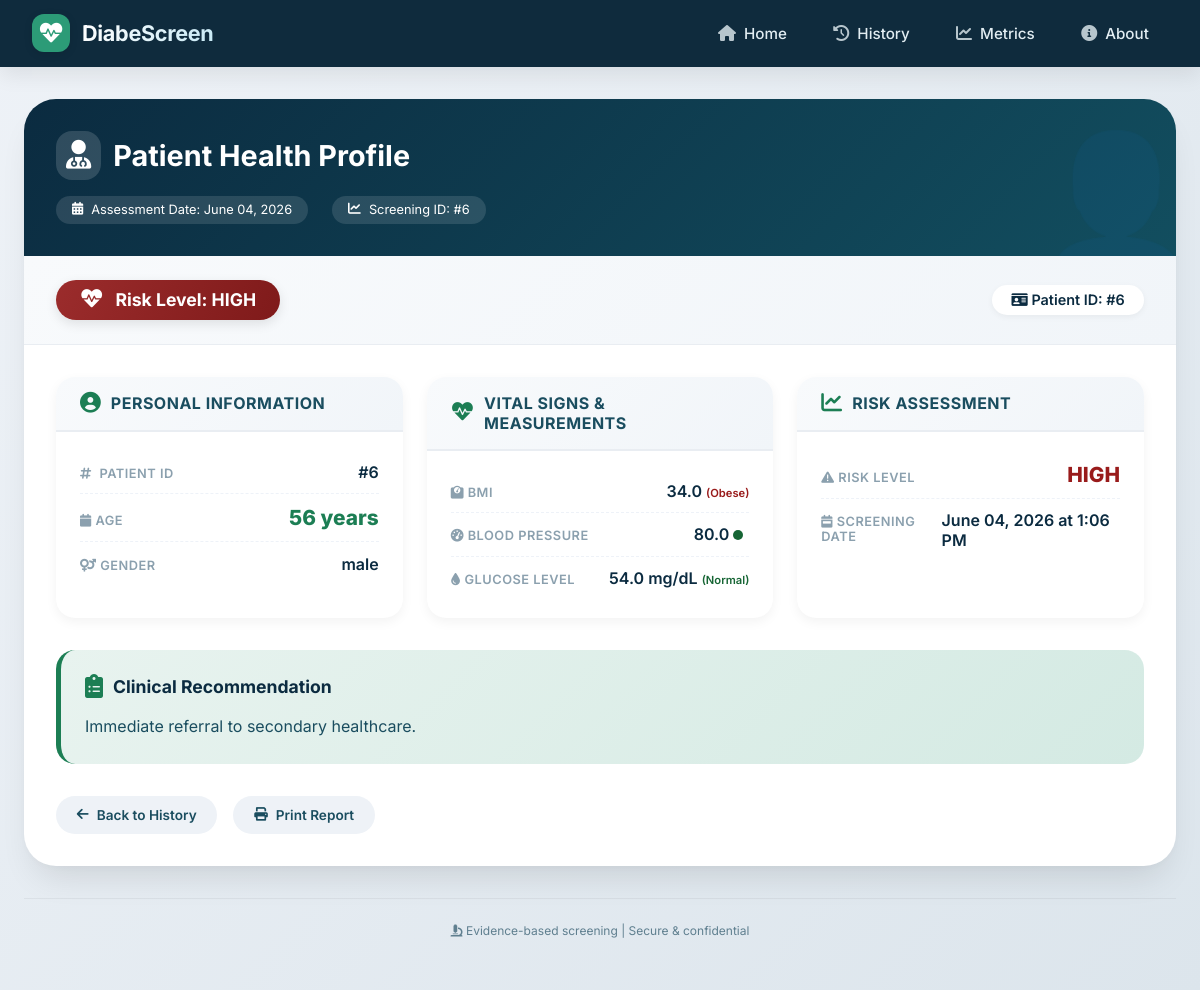
The app's page /patient/6/ with its own data.
### screening/models.py (models this page shows, shortened)
class Patient(models.Model):
    RISK_CHOICES = (
        ('LOW', 'Low Risk'),
        ('MEDIUM', 'Medium Risk'),
        ('HIGH', 'High Risk'),
    )
    gender = models.CharField(max_length=10)
    age = models.IntegerField()
    bmi = models.FloatField()
    blood_pressure = models.FloatField()
    glucose_level = models.FloatField()
    family_history = models.BooleanField(default=False)
    risk_level = models.CharField(
        max_length=20,
        choices=RISK_CHOICES,
        blank=True,
        null=True
    )
    recommendation = models.TextField(blank=True, null=True)
    created_at = models.DateTimeField(auto_now_add=True)

### screening/views.py (the view)
def patient_detail(request, patient_id):
    patient = get_object_or_404(
        Patient,
        id=patient_id
    )
    context = {
        'patient': patient
    }
    return render(
        request,
        'patient_detail.html',
        context
    )

### templates/patient_detail.html (shortened to what this page needs)
{% extends 'base.html' %}
{% block content %}
<div class="details-header">
    <h1>
        <i class="fas fa-user-md"></i>
        Patient Health Profile
    </h1>
    <div class="header-meta">
        <div class="meta-item">
            <i class="fas fa-calendar-alt"></i>
            Assessment Date: {{ patient.created_at|date:"F d, Y"|default:"N/A" }}
        </div>
        <div class="meta-item">
            <i class="fas fa-chart-line"></i>
            Screening ID: #{{ patient.id }}
        </div>
    </div>
</div>
<div class="patient-summary">
    <div class="risk-badge-large
        {% if patient.risk_level|lower == 'high' or patient.risk_level|lower == 'high risk' %}risk-high-bg
        {% elif patient.risk_level|lower == 'moderate' or patient.risk_level|lower == 'medium' or patient.risk_level|lower == 'moderate risk' %}risk-moderate-bg
        {% elif patient.risk_level|lower == 'low' or patient.risk_level|lower == 'low risk' %}risk-low-bg
        {% else %}risk-none-bg{% endif %}">
        <i class="fas fa-heartbeat"></i>
        Risk Level: {{ patient.risk_level }}
    </div>
    <div class="patient-id-badge">
        <i class="fas fa-id-card"></i> Patient ID: #{{ patient.id }}
    </div>
</div>
<div class="info-grid">
    <div class="info-card">
        <div class="card-header">
            <i class="fas fa-user-circle"></i>
            <h3>Personal Information</h3>
        </div>
        <div class="card-body">
            <div class="info-row">
                <span class="info-label">
                    <i class="fas fa-hashtag" style="margin-right: 4px;"></i> Patient ID
                </span>
                <span class="info-value">#{{ patient.id }}</span>
            </div>
            <div class="info-row">
                <span class="info-label">
                    <i class="fas fa-calendar"></i> Age
                </span>
                <span class="info-value-large">{{ patient.age }} years</span>
            </div>
            <div class="info-row">
                <span class="info-label">
                    <i class="fas fa-venus-mars"></i> Gender
                </span>
                <span class="info-value">
                    {% if patient.gender == 'M' %}
                        <i class="fas fa-mars"></i> Male
                    {% elif patient.gender == 'F' %}
                        <i class="fas fa-venus"></i> Female
                    {% else %}
                        {{ patient.gender|default:"Not specified" }}
                    {% endif %}
                </span>
            </div>
        </div>
    </div>
    <div class="info-card">
        <div class="card-header">
            <i class="fas fa-heartbeat"></i>
            <h3>Vital Signs & Measurements</h3>
        </div>
        <div class="card-body">
            <div class="info-row">
                <span class="info-label">
                    <i class="fas fa-weight-scale"></i> BMI
                </span>
                <span class="info-value">
                    {{ patient.bmi|default:"N/A" }}
                    {% if patient.bmi %}
                        {% if patient.bmi|floatformat:1|add:"0" < 18.5 %}
                            <span style="font-size: 0.7rem; color: #b45309;"> (Underweight)</span>
                        {% elif patient.bmi|floatformat:1|add:"0" < 25 %}
                            <span style="font-size: 0.7rem; color: #166534;"> (Normal)</span>
                        {% elif patient.bmi|floatformat:1|add:"0" < 30 %}
                            <span style="font-size: 0.7rem; color: #b45309;"> (Overweight)</span>
                        {% else %}
                            <span style="font-size: 0.7rem; color: #991b1b;"> (Obese)</span>
                        {% endif %}
                    {% endif %}
                </span>
            </div>
            <div class="info-row">
                <span class="info-label">
                    <i class="fas fa-tachometer-alt"></i> Blood Pressure
                </span>
                <span class="info-value">
                    {{ patient.blood_pressure|default:"N/A" }}
                    {% if patient.blood_pressure %}
                        <span class="vital-indicator
                            {% if patient.blood_pressure|cut:"/"|first|add:"0" < 120 %}vital-normal
                            {% elif patient.blood_pressure|cut:"/"|first|add:"0" < 140 %}vital-elevated
                            {% else %}vital-high{% endif %}"></span>
                    {% endif %}
                </span>
            </div>
            <div class="info-row">
                <span class="info-label">
                    <i class="fas fa-tint"></i> Glucose Level
                </span>
                <span class="info-value">
                    {{ patient.glucose_level|default:"N/A" }} mg/dL
                    {% if patient.glucose_level %}
                        {% if patient.glucose_level|add:"0" < 100 %}
                            <span style="font-size: 0.7rem; color: #166534;"> (Normal)</span>
                        {% elif patient.glucose_level|add:"0" < 126 %}
                            <span style="font-size: 0.7rem; color: #b45309;"> (Prediabetes)</span>
                        {% else %}
                            <span style="font-size: 0.7rem; color: #991b1b;"> (Diabetes Range)</span>
                        {% endif %}
                    {% endif %}
                </span>
            </div>
        </div>
    </div>
    <div class="info-card">
        <div class="card-header">
            <i class="fas fa-chart-line"></i>
            <h3>Risk Assessment</h3>
        </div>
        <div class="card-body">
            <div class="info-row">
                <span class="info-label">
                    <i class="fas fa-exclamation-triangle"></i> Risk Level
                </span>
                <span class="info-value-large" style="
                    {% if patient.risk_level|lower == 'high' or patient.risk_level|lower == 'high risk' %}color: #991b1b;
                    {% elif patient.risk_level|lower == 'moderate' or patient.risk_level|lower == 'medium' %}color: #b45309;
                    {% elif patient.risk_level|lower == 'low' or patient.risk_level|lower == 'low risk' %}color: #166534;
                    {% else %}color: #3730a3;{% endif %}">
                    {{ patient.risk_level }}
                </span>
            </div>
            <div class="info-row">
                <span class="info-label">
                    <i class="fas fa-calendar-week"></i> Screening Date
                </span>
                <span class="info-value">{{ patient.created_at|date:"F d, Y \a\t g:i A"|default:"N/A" }}</span>
            </div>
        </div>
    </div>
</div>
<div class="recommendation-section">
    <div class="recommendation-card">
        <div class="recommendation-header">
            <i class="fas fa-clipboard-list"></i>
            <h3>Clinical Recommendation</h3>
        </div>
        <div class="recommendation-text">
            {{ patient.recommendation|default:"Based on the risk assessment, please consult with a healthcare provider for a comprehensive evaluation and personalized care plan." }}
        </div>
    </div>
</div>
<div class="action-buttons">
    <a href="/history/" class="btn-action btn-secondary">
        <i class="fas fa-arrow-left"></i> Back to History
    </a>
    <a href="#" onclick="window.print(); return false;" class="btn-action btn-secondary">
        <i class="fas fa-print"></i> Print Report
    </a>
</div>
{% endblock %}

### templates/base.html (style rules this page uses)
* { margin: 0; padding: 0; box-sizing: border-box; }
body { font-family: 'Inter', system-ui, -apple-system, 'Segoe UI', Roboto, Helvetica, sans-serif; background: linear-gradient(135deg, #eef2f7 0%, #dce5ec 100%); min-height: 100vh; display: flex; flex-direction: column; }
.page-card > :first-child { padding: 2rem 2rem 2rem 2rem; }

### templates/patient_detail.html (style rules this page uses)
.details-header { background: linear-gradient(135deg, #0b2b40 0%, #124e5f 100%); padding: 2rem 2rem 1.8rem 2rem; color: white; position: relative; overflow: hidden; }
.details-header::before { content: "👤"; position: absolute; right: -20px; bottom: -20px; font-size: 8rem; opacity: 0.08; pointer-events: none; }
.details-header h1 { font-size: 1.8rem; font-weight: 700; display: flex; align-items: center; gap: 12px; margin-bottom: 0.5rem; }
.details-header h1 i { font-size: 1.8rem; background: rgba(255,255,255,0.15); padding: 10px; border-radius: 16px; }
.header-meta { display: flex; gap: 1.5rem; flex-wrap: wrap; margin-top: 1rem; }
.meta-item { display: inline-flex; align-items: center; gap: 8px; background: rgba(255,255,255,0.12); padding: 0.4rem 1rem; border-radius: 30px; font-size: 0.8rem; }
.patient-summary { display: flex; flex-wrap: wrap; gap: 1.5rem; padding: 1.5rem 2rem; background: linear-gradient(135deg, #f8fafc, #f1f5f9); border-bottom: 1px solid #e9edf2; align-items: center; justify-content: space-between; }
.risk-badge-large { display: inline-flex; align-items: center; gap: 12px; padding: 0.6rem 1.5rem; border-radius: 60px; font-size: 1.1rem; font-weight: 700; color: white; box-shadow: 0 4px 12px rgba(0,0,0,0.1); }
.risk-badge-large i { font-size: 1.3rem; }
.risk-high-bg { background: linear-gradient(115deg, #9b2c2c, #7f1a1a); }
.patient-id-badge { background: white; padding: 0.4rem 1.2rem; border-radius: 30px; color: #0b2b40; font-weight: 600; font-size: 0.9rem; box-shadow: 0 2px 6px rgba(0,0,0,0.05); }
.info-grid { display: grid; grid-template-columns: repeat(auto-fit, minmax(320px, 1fr)); gap: 1.5rem; padding: 2rem; }
.info-card { background: white; border-radius: 1.2rem; overflow: hidden; box-shadow: 0 4px 12px rgba(0, 0, 0, 0.05); transition: all 0.3s ease; }
.card-header { padding: 1rem 1.5rem; background: linear-gradient(135deg, #f8fafc, #f1f5f9); border-bottom: 2px solid #e9edf2; display: flex; align-items: center; gap: 10px; }
.card-header i { font-size: 1.3rem; color: #1c7e54; }
.card-header h3 { font-size: 1rem; font-weight: 700; text-transform: uppercase; letter-spacing: 0.5px; color: #1a4d5f; margin: 0; }
.card-body { padding: 1.2rem 1.5rem; }
.info-row { display: flex; justify-content: space-between; align-items: baseline; padding: 0.7rem 0; border-bottom: 1px dashed #eef2f8; }
.info-row:last-child { border-bottom: none; }
.info-label { font-size: 0.8rem; font-weight: 600; text-transform: uppercase; letter-spacing: 0.5px; color: #8ba0ae; }
.info-value { font-size: 1rem; font-weight: 600; color: #0b2b40; }
.info-value-large { font-size: 1.3rem; font-weight: 800; color: #1c7e54; }
.recommendation-section { margin: 0 2rem 2rem 2rem; }
.recommendation-card { background: linear-gradient(135deg, #e8f3ef, #d4eae3); border-radius: 1.2rem; padding: 1.5rem; border-left: 5px solid #1c7e54; }
.recommendation-header { display: flex; align-items: center; gap: 10px; margin-bottom: 1rem; }
.recommendation-header i { font-size: 1.5rem; color: #1c7e54; }
.recommendation-header h3 { font-size: 1.1rem; font-weight: 700; color: #0b2b40; margin: 0; }
.recommendation-text { font-size: 1rem; line-height: 1.6; color: #1a4d5f; }
.action-buttons { display: flex; gap: 1rem; padding: 0 2rem 2rem 2rem; flex-wrap: wrap; }
.btn-action { display: inline-flex; align-items: center; gap: 8px; padding: 0.7rem 1.3rem; border-radius: 40px; text-decoration: none; font-weight: 600; font-size: 0.85rem; transition: all 0.2s; cursor: pointer; border: none; font-family: 'Inter', sans-serif; }
.btn-secondary { background: #eef2f7; color: #1a4d5f; }
.vital-indicator { display: inline-block; width: 10px; height: 10px; border-radius: 50%; margin-right: 6px; }
.vital-normal { background: #166534; }

### records on screen
Patient: created_at "June 04, 2026", id "6", risk_level "HIGH", age "56", gender "male", bmi "34.0", blood_pressure "80.0", glucose_level "54.0", created_at "June 04, 2026 at 1:06 PM", recommendation "Immediate referral to secondary healthcare."
